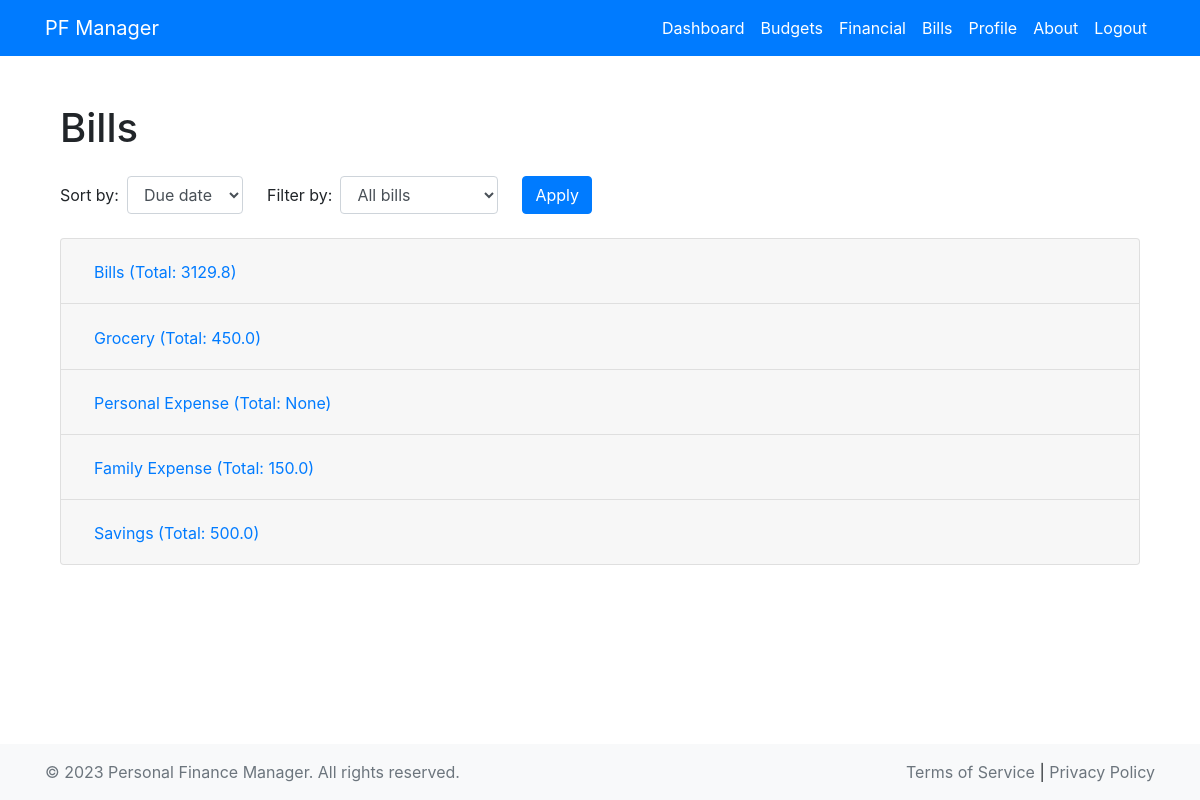
/view_bills/ (signed in), run on the app's committed database.
### money/models.py (models this page shows, shortened)
class Category(models.Model):
    name = models.CharField(max_length=255)

### money/views.py (the view)
# urls.py: path('view_bills/', views.view_bills, name='view_bills'),
def view_bills(request):
    if not request.user.is_authenticated:
        return redirect('login')
    expenses = Expense.objects.filter(user=request.user)
    bills = []
    for expense in expenses:
        next_due_date = expense.date
        today = date.today()
        while next_due_date <= today:
            next_due_date += relativedelta(months=1)
        days_left = (next_due_date - today).days
        bills.append({
            'expense': expense,
            'next_due_date': next_due_date,
            'days_left': days_left
        })
    category_id = request.GET.get('category')
    if category_id:
        bills = [b for b in bills if b['expense'].category.id == int(category_id)]
    status = request.GET.get('status')
    if status == 'overdue':
        bills = [b for b in bills if b['days_left'] < 0]
    elif status == 'upcoming':
        bills = [b for b in bills if 0 <= b['days_left'] <= 30]
    elif status == 'paid':
        bills = [b for b in bills if b['expense'].is_paid]
    sort_by = request.GET.get('sort_by')
    if sort_by == 'due_date':
        bills = sorted(bills, key=lambda x: x['next_due_date'])
    elif sort_by == 'amount':
        bills = sorted(bills, key=lambda x: x['expense'].amount)
    elif sort_by == 'category':
       bills = sorted([b for b in bills if b['expense'].category], key=lambda x: x['expense'].category.name)
    categories = Category.objects.annotate(
        total_amount=Sum(F('expense__amount'), filter=Q(expense__user=request.user), output_field=FloatField()))
    for category in categories:
        if category.total_amount is not None:
            category.total_amount = round(category.total_amount, 2)
    return render(request, 'money/view_bills.html', {'bills': bills, 'categories': categories, 'status': status, 'sort_by': sort_by})

### money/models.py (called while the page is built)
    def __str__(self):
        return self.name

### money/templates/money/view_bills.html (shortened to what this page needs)
{% extends 'money/base.html' %}
{% block content %}
<div class="container">
    <h1 class="my-4">Bills</h1>
    <form class="form-inline mb-4">
        <div class="form-group mr-4">
            <label for="sort-by" class="mr-2">Sort by:</label>
            <select class="form-control" id="sort-by" name="sort_by">
                <option value="due_date">Due date</option>
            </select>
        </div>
        <div class="form-group mr-4">
            <label for="filter-by" class="mr-2">Filter by:</label>
            <select class="form-control" id="filter-by" name="filter_by">
                <option value="all">All bills</option>
            </select>
        </div>
        <button type="submit" class="btn btn-primary">Apply</button>
    </form>
    <div class="accordion" id="billsAccordion">
        {% for category in categories %}
        <div class="card">
            <div class="card-header" id="heading{{ category.id }}">
                <h2 class="mb-0">
                    <button class="btn btn-link text-decoration-none" type="button" data-toggle="collapse" data-target="#collapse{{ category.id }}" aria-expanded="true" aria-controls="collapse{{ category.id }}">
                        {{ category.name }} (Total: {{ category.total_amount }})
                    </button>
                </h2>
            </div>
        </div>
        {% endfor %}
    </div>
</div>
{% endblock %}

### money/templates/money/base.html (style rules this page uses)
html, body { height: 100%; }

### data on the page
Category: name "Bills", total_amount "3129.8"
Category: name "Grocery", total_amount "450.0"
Category: name "Personal Expense", total_amount "None"
Category: name "Family Expense", total_amount "150.0"
Category: name "Savings", total_amount "500.0"
